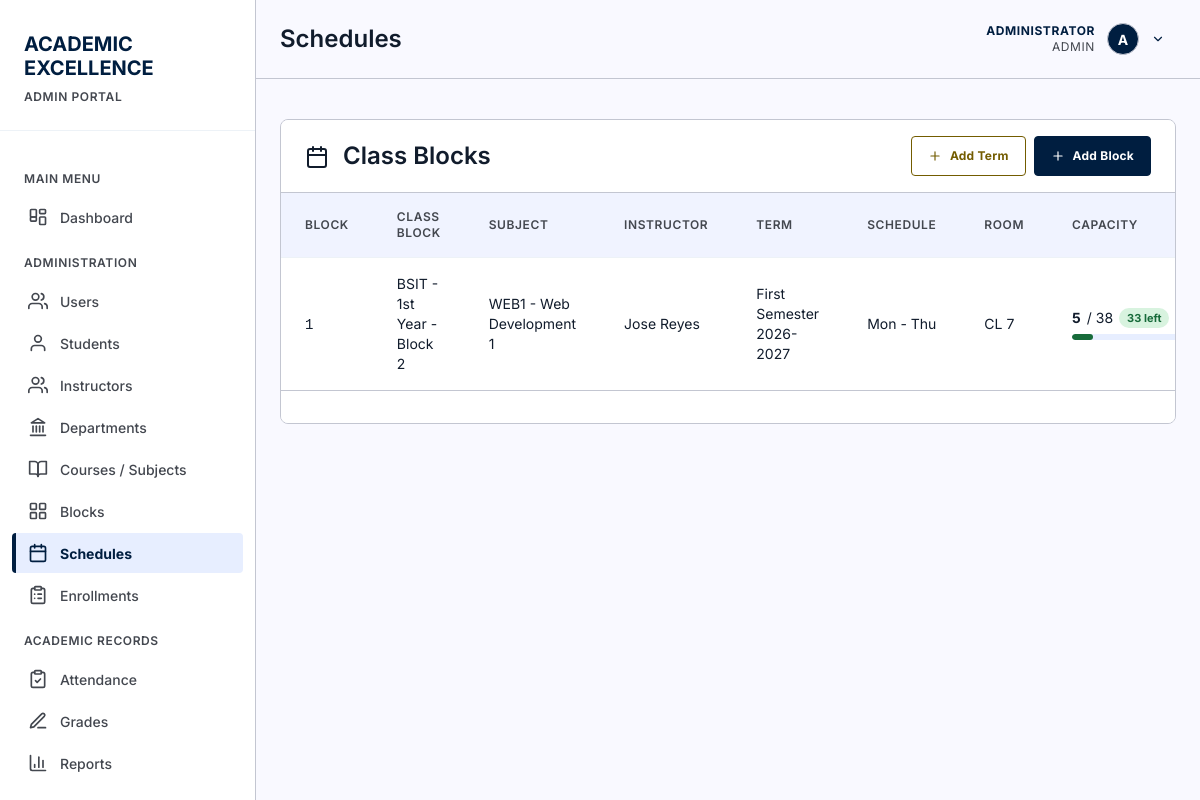
Before: /pages/schedules.php (signed in) with the older database file.
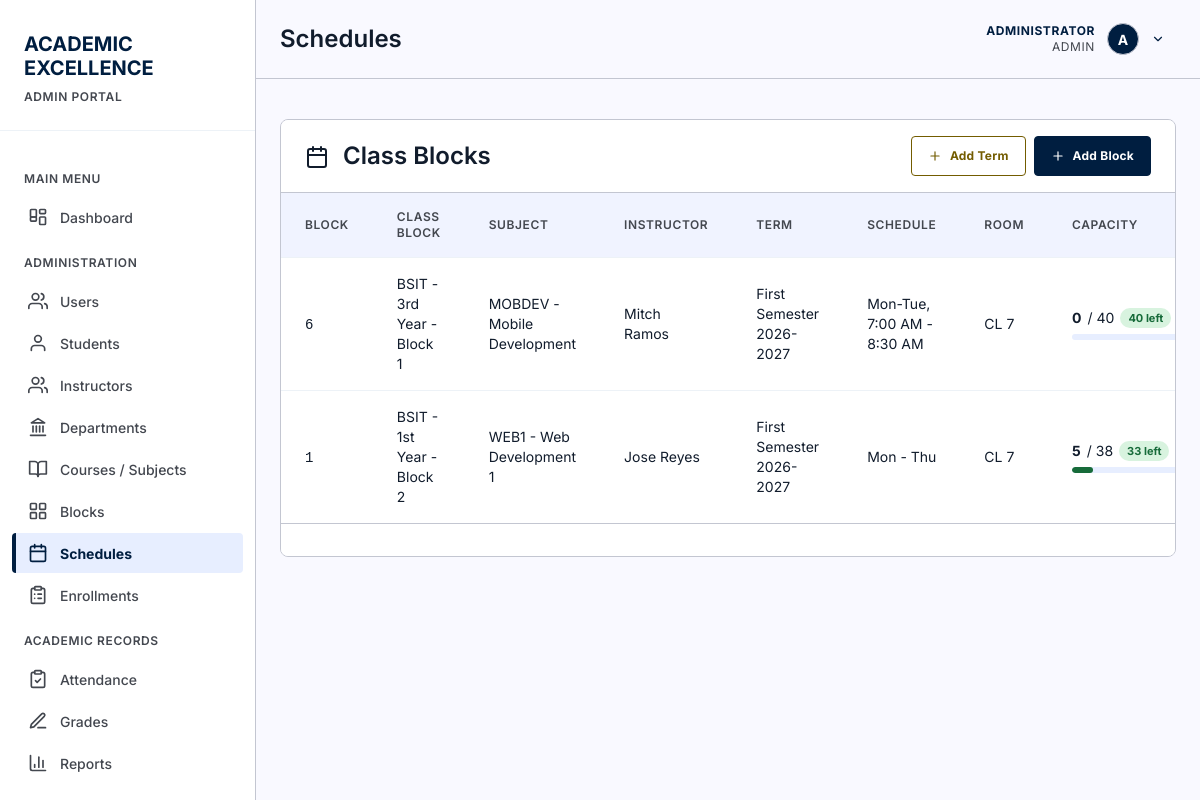
After: the same page with the newer database file.
### tables this page shows
CREATE TABLE "users" (
                    id INTEGER PRIMARY KEY AUTOINCREMENT,
                    username TEXT NOT NULL UNIQUE,
                    password TEXT NOT NULL,
                    full_name TEXT NOT NULL,
                    email TEXT UNIQUE,
                    role TEXT NOT NULL DEFAULT 'student' CHECK(role IN ('admin', 'instructor', 'student')),
                    is_active INTEGER NOT NULL DEFAULT 1 CHECK(is_active IN (0, 1)),
                    last_login_at DATETIME,
                    created_at DATETIME NOT NULL DEFAULT CURRENT_TIMESTAMP,
                    updated_at DATETIME NOT NULL DEFAULT CURRENT_TIMESTAMP
                );

CREATE TABLE course_sections (
            id INTEGER PRIMARY KEY AUTOINCREMENT,
            subject_id INTEGER NOT NULL,
            instructor_id INTEGER NOT NULL,
            term_id INTEGER NOT NULL,
            section_code TEXT NOT NULL,
            room TEXT,
            schedule TEXT,
            capacity INTEGER CHECK(capacity IS NULL OR capacity > 0),
            status TEXT NOT NULL DEFAULT 'Open' CHECK(status IN ('Open', 'Closed', 'Completed', 'Cancelled')),
            created_at DATETIME NOT NULL DEFAULT CURRENT_TIMESTAMP,
            updated_at DATETIME NOT NULL DEFAULT CURRENT_TIMESTAMP, block_id INTEGER REFERENCES blocks(id) ON DELETE SET NULL,
            UNIQUE(subject_id, term_id, section_code),
            FOREIGN KEY (subject_id) REFERENCES subjects(id) ON DELETE RESTRICT,
            FOREIGN KEY (instructor_id) REFERENCES instructors(id) ON DELETE RESTRICT,
            FOREIGN KEY (term_id) REFERENCES academic_terms(id) ON DELETE RESTRICT
        );

### includes/auth.php (called while the page is built, shortened)
<?php
function currentUser() {
    static $user = false;
    if ($user === false) {
        $db = getDB();
        $stmt = $db->prepare("SELECT * FROM users WHERE id = :id AND is_active = 1");
        $stmt->execute([':id' => (int) $_SESSION['user_id']]);
        $user = $stmt->fetch() ?: null;
    }
    return $user;
}
function isLoggedIn() {
    return currentUser() !== null;
}
function requireLogin() {
    if (!isLoggedIn()) {
        header('Location: ' . baseUrl() . 'login.php');
        exit();
    }
}
function requireRole(...$roles) {
    requireLogin();
    $user = currentUser();
}
function roleLabel($role) {
    return [
        'admin'      => 'Admin',
        'instructor' => 'Teacher',
        'student'    => 'Student'
    ][$role] ?? ucfirst((string) $role);
}

### includes/functions.php (called while the page is built, shortened)
<?php
require_once __DIR__ . '/auth.php';
require_once __DIR__ . '/icons.php';
function yearOrdinal($year) {
    $year = (int) $year;
    if ($year === 1) return '1st';
    if ($year === 3) return '3rd';
    return $year . 'th';
}
function blockLabel($departmentCode, $yearLevel, $blockCode, $blockName = null) {
    if ($blockName !== null && $blockName !== '') {
        return $blockName;
    }
    return $departmentCode . ' - ' . yearOrdinal($yearLevel) . ' Year - Block ' . $blockCode;
}

### pages/schedules.php (the view, shortened to what this page needs)
<?php
require_once '../includes/functions.php';
requireRole('admin');
$db = getDB();
$sections = $db->query("
    SELECT cs.*, sub.subject_code, sub.subject_name, ins.first_name, ins.last_name,
           t.term_name, t.academic_year,
           d.department_code, b.year_level AS block_year_level, b.block_code AS block_code,
           (SELECT COUNT(*) FROM enrollments e WHERE e.section_id = cs.id AND e.status = 'Enrolled') AS enrolled_count
    FROM course_sections cs
    JOIN subjects sub ON cs.subject_id = sub.id
    JOIN instructors ins ON cs.instructor_id = ins.id
    JOIN academic_terms t ON cs.term_id = t.id
    LEFT JOIN blocks b ON cs.block_id = b.id
    LEFT JOIN departments d ON b.department_id = d.id
    ORDER BY t.is_current DESC, sub.subject_code, cs.section_code
")->fetchAll();
$pageTitle = 'Schedules';
include '../includes/header.php';
?>
<main>
    <div class="card">
        <div class="card-header" style="display: flex; justify-content: space-between; align-items: center;">
            <h2><?php echo icon('calendar', 24); ?> Class Blocks</h2>
            <div style="display: flex; gap: 8px;">
                <button class="btn btn-secondary" onclick="document.getElementById('addTermModal').style.display='block'"><?php echo icon('plus', 14); ?> Add Term</button>
                <button class="btn btn-primary" onclick="document.getElementById('addBlockModal').style.display='block'"><?php echo icon('plus', 14); ?> Add Block</button>
            </div>
        </div>
        <table data-pagination data-page-size="8">
            <thead>
                <tr>
                    <th>Block</th>
                    <th>Class Block</th>
                    <th>Subject</th>
                    <th>Instructor</th>
                    <th>Term</th>
                    <th>Schedule</th>
                    <th>Room</th>
                    <th>Capacity</th>
                </tr>
            </thead>
            <tbody>
                <?php foreach ($sections as $section): ?>
                <tr>
                    <td data-label="Block"><code><?php echo htmlspecialchars($section['section_code']); ?></code></td>
                    <td data-label="Class Block"><?php echo htmlspecialchars($section['block_id'] ? blockLabel($section['department_code'], $section['block_year_level'], $section['block_code']) : '—'); ?></td>
                    <td data-label="Subject"><?php echo htmlspecialchars($section['subject_code'] . ' - ' . $section['subject_name']); ?></td>
                    <td data-label="Instructor"><?php echo htmlspecialchars($section['first_name'] . ' ' . $section['last_name']); ?></td>
                    <td data-label="Term"><?php echo htmlspecialchars($section['term_name'] . ' ' . $section['academic_year']); ?></td>
                    <td data-label="Schedule"><?php echo htmlspecialchars($section['schedule'] ?? '—'); ?></td>
                    <td data-label="Room"><?php echo htmlspecialchars($section['room'] ?? '—'); ?></td>
                    <td data-label="Capacity">
                        <?php if ($section['capacity']): ?>
                        <?php
                            $cap = (int) $section['capacity'];
                            $enrolled = (int) $section['enrolled_count'];
                            $pct = $cap > 0 ? min(($enrolled / $cap) * 100, 100) : 0;
                            $remaining = max($cap - $enrolled, 0);
                            if ($pct >= 100) {
                                $capClass = 'cap-full';
                                $capLabel = 'Full';
                            } elseif ($pct >= 80) {
                                $capClass = 'cap-warning';
                                $capLabel = 'Almost Full';
                            } elseif ($pct >= 50) {
                                $capClass = 'cap-moderate';
                                $capLabel = $remaining . ' left';
                            } else {
                                $capClass = 'cap-ok';
                                $capLabel = $remaining . ' left';
                            }
                        ?>
                        <div class="capacity-cell">
                            <div class="capacity-numbers">
                                <strong><?php echo $enrolled; ?></strong> / <?php echo $cap; ?>
                                <span class="capacity-badge <?php echo $capClass; ?>"><?php echo $capLabel; ?></span>
                            </div>
                            <div class="capacity-progress">
                                <div class="capacity-progress-fill <?php echo $capClass; ?>" style="width: <?php echo $pct; ?>%;"></div>
                            </div>
                        </div>
                        <?php else: ?>
                        <span style="color: var(--ink-muted);"><?php echo $section['enrolled_count']; ?> enrolled (no limit)</span>
                        <?php endif; ?>
                    </td>
                </tr>
                <?php endforeach; ?>
            </tbody>
        </table>
    </div>
</main>
<?php include '../includes/footer.php'; ?>

### includes/header.php (shortened to what this page needs)
<?php
require_once __DIR__ . '/functions.php';
$currentPage = basename($_SERVER['PHP_SELF'], '.php');
$assetPrefix = $currentPage === 'index' ? '' : '../';
$user = currentUser();
$role = $user['role'];
$fullName = $user['full_name'];
$roleLabel = roleLabel($role);
$avatarLetter = strtoupper(substr($fullName, 0, 1));
?>
<!DOCTYPE html>
<html lang="en">
<head>
    <link rel="stylesheet" href="<?php echo $assetPrefix; ?>assets/css/style.css">
</head>
<body>
    <aside class="sidebar">
        <div class="sidebar-header">
            <h1>
                <span class="red">ACADEMIC</span><br>
                <span class="white">EXCELLENCE</span>
            </h1>
            <span class="portal-label"><?php echo strtoupper($roleLabel); ?> PORTAL</span>
        </div>
        <nav class="sidebar-menu">
            <div class="menu-category">Main Menu</div>
            <a href="<?php echo $assetPrefix; ?>index.php" class="menu-item <?php echo $currentPage === 'index' ? 'active' : ''; ?>">
                <span class="icon"><?php echo icon('dashboard'); ?></span>
                Dashboard
            </a>
            <?php if ($role === 'admin'): ?>
                <div class="menu-category">Administration</div>
                <a href="<?php echo $assetPrefix; ?>pages/users.php" class="menu-item <?php echo $currentPage === 'users' ? 'active' : ''; ?>">
                    <span class="icon"><?php echo icon('users'); ?></span>
                    Users
                </a>
                <a href="<?php echo $assetPrefix; ?>pages/students.php" class="menu-item <?php echo $currentPage === 'students' ? 'active' : ''; ?>">
                    <span class="icon"><?php echo icon('user'); ?></span>
                    Students
                </a>
                <a href="<?php echo $assetPrefix; ?>pages/instructors.php" class="menu-item <?php echo $currentPage === 'instructors' ? 'active' : ''; ?>">
                    <span class="icon"><?php echo icon('users'); ?></span>
                    Instructors
                </a>
                <a href="<?php echo $assetPrefix; ?>pages/departments.php" class="menu-item <?php echo $currentPage === 'departments' ? 'active' : ''; ?>">
                    <span class="icon"><?php echo icon('landmark'); ?></span>
                    Departments
                </a>
                <a href="<?php echo $assetPrefix; ?>pages/manage-subjects.php" class="menu-item <?php echo $currentPage === 'manage-subjects' ? 'active' : ''; ?>">
                    <span class="icon"><?php echo icon('book-open'); ?></span>
                    Courses / Subjects
                </a>
                <a href="<?php echo $assetPrefix; ?>pages/blocks.php" class="menu-item <?php echo $currentPage === 'blocks' ? 'active' : ''; ?>">
                    <span class="icon"><?php echo icon('grid'); ?></span>
                    Blocks
                </a>
                <a href="<?php echo $assetPrefix; ?>pages/schedules.php" class="menu-item <?php echo $currentPage === 'schedules' ? 'active' : ''; ?>">
                    <span class="icon"><?php echo icon('calendar'); ?></span>
                    Schedules
                </a>
                <a href="<?php echo $assetPrefix; ?>pages/enrollments.php" class="menu-item <?php echo $currentPage === 'enrollments' ? 'active' : ''; ?>">
                    <span class="icon"><?php echo icon('clipboard-list'); ?></span>
                    Enrollments
                </a>
                <div class="menu-category">Academic Records</div>
                <a href="<?php echo $assetPrefix; ?>pages/attendance.php" class="menu-item <?php echo $currentPage === 'attendance' ? 'active' : ''; ?>">
                    <span class="icon"><?php echo icon('clipboard-check'); ?></span>
                    Attendance
                </a>
                <a href="<?php echo $assetPrefix; ?>pages/grades.php" class="menu-item <?php echo $currentPage === 'grades' ? 'active' : ''; ?>">
                    <span class="icon"><?php echo icon('pen-line'); ?></span>
                    Grades
                </a>
                <a href="<?php echo $assetPrefix; ?>pages/reports.php" class="menu-item <?php echo $currentPage === 'reports' ? 'active' : ''; ?>">
                    <span class="icon"><?php echo icon('bar-chart'); ?></span>
                    Reports
                </a>
            <?php endif; ?>
        </nav>
    </aside>
    <div class="main-content">
        <header class="top-header">
            <h1 class="page-title"><?php echo $pageTitle ?? 'Dashboard'; ?></h1>
            <div class="user-info">
                <div class="user-menu">
                    <button class="user-menu-toggle" type="button" aria-haspopup="true" aria-expanded="false">
                        <div class="user-meta">
                            <span class="user-name"><?php echo htmlspecialchars($fullName); ?></span>
                            <span class="user-role"><?php echo $roleLabel; ?></span>
                        </div>
                        <div class="user-avatar"><?php echo $avatarLetter; ?></div>
                        <?php echo icon('chevron-down', 14); ?>
                    </button>
                </div>
            </div>
        </header>
        <div class="page-content">

### includes/icons.php (shortened to what this page needs)
<?php
function icon($name, $size = 20) {
    return '<svg xmlns="http://www.w3.org/2000/svg" width="' . $size . '" height="' . $size
        . '" viewBox="0 0 24 24" fill="none" stroke="currentColor" stroke-width="2"'
        . ' stroke-linecap="round" stroke-linejoin="round" aria-hidden="true">'
        . $icons[$name] . '</svg>';
}

### includes/footer.php (shortened to what this page needs)
        </div>
    </div>
</body>
</html>

Changed rows visible on the page:
added course_sections: section_code "6", block_code "BSIT - 3rd Year - Block 1", subject_name "MOBDEV - Mobile Development", last_name "Mitch Ramos", academic_year "First Semester 2026-2027", schedule "Mon-Tue, 7:00 AM - 8:30 AM", room "CL 7", enrolled "0", capacity "40", capLabel "40 left"
